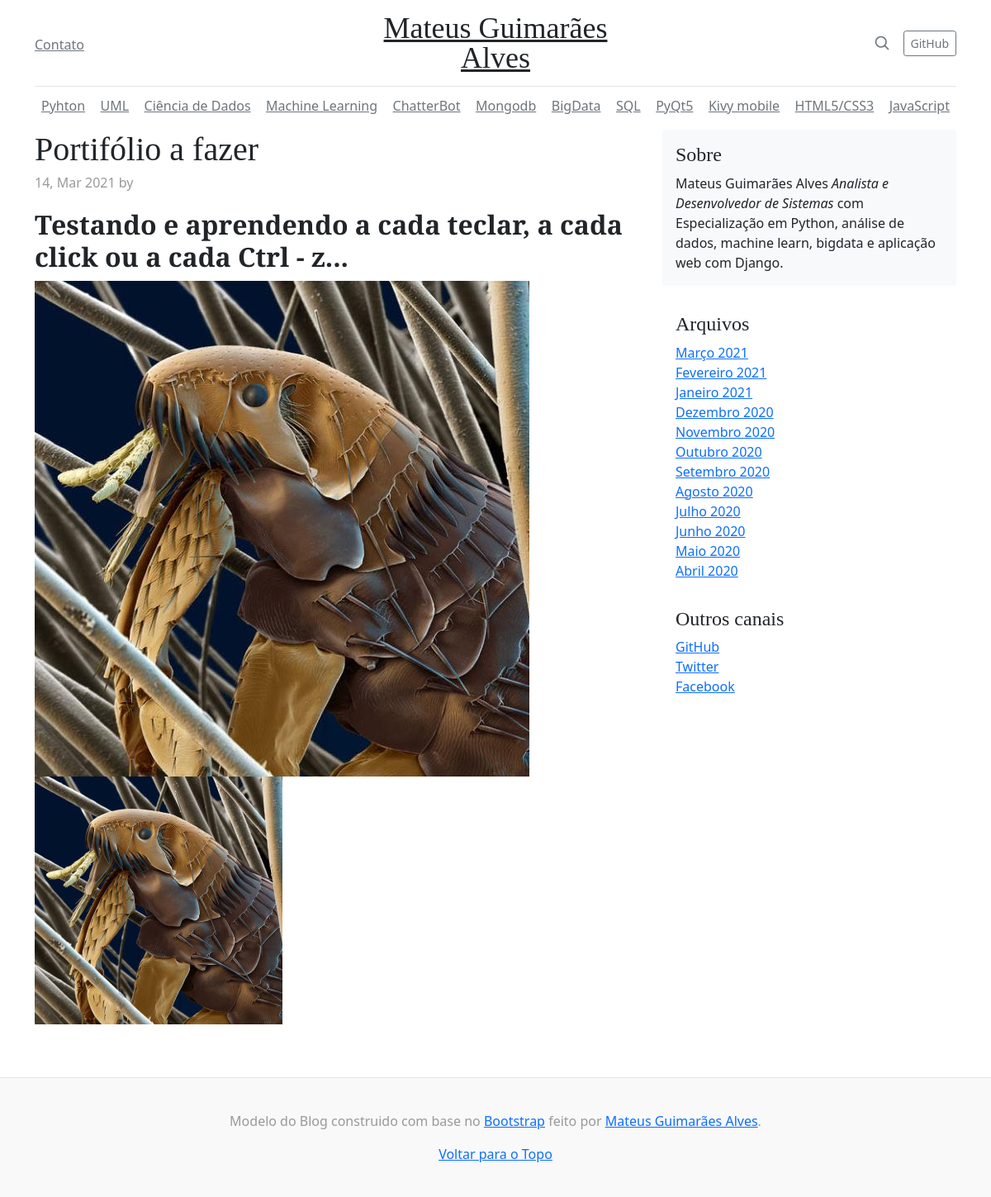
Screenshot of /posts2 with the database file from the repository.
### blog/models.py (models this page shows, shortened)
class Post(models.Model):
    title = models.CharField(max_length=255)
    summary = RichTextField()
    content = RichTextUploadingField()
    author = models.ForeignKey(User, on_delete=models.PROTECT)
    created_at = models.DateField(auto_now_add=True)

### blog/views.py (the view)
# urls.py: path('posts<int:post_id>', views.post)
def post(request, post_id):
    post = Post.objects.get(pk=post_id)
    return render(request, 'post.html', {'post': post})

### templates/post.html
{% extends 'layout.html' %}
{% block content %}
          <div class="blog-post">
            <h2 class="blog-post-title">
              {{ post.title }}
            </h2>
            <p class="blog-post-meta">{{ post.created_at|date:'d, M Y' }} by <a href="#">{{ post.author.get_full_name }}</a>
            </p>
            {{ post.content|safe }}
          </div>
{% endblock %}

### templates/layout.html (style rules this page uses)
h1, h2, h3, h4, h5, h6 { font-family: "Playfair Display", Georgia, "Times New Roman", serif; }
.blog-post { margin-bottom: 4rem; }
.blog-post-title { margin-bottom: .25rem; font-size: 2.5rem; }
.blog-post-meta { margin-bottom: 1.25rem; color: #999; }

### rows the page displays
Post: title "Portifólio a fazer", created_at "14, Mar 2021", content "Testando e aprendendo a cada teclar, a cada click ou a cada Ctrl - z...", content (picture)
